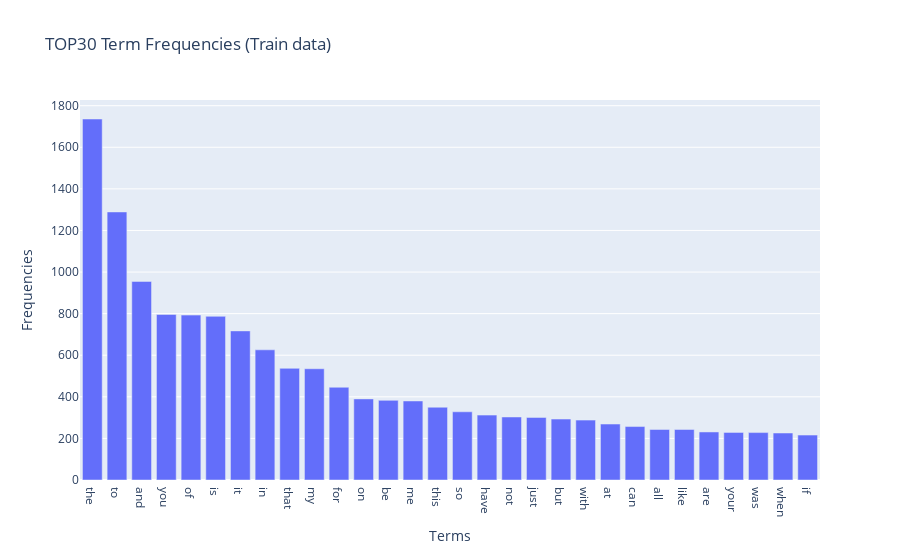

Notebook cell for this chart:
### Code cell
from sklearn.feature_extraction.text import CountVectorizer
import plotly.express as px

#learn the vocabulary and return document-term matrix
count_vect = CountVectorizer()
train_df_counts = count_vect.fit_transform(train_df.text) 

#TOP30 Term Frequencies (Train data)
train_term_frequencies = []
train_counts_arr = train_df_counts.sum(axis=0).tolist()[0]
for j in range(0, train_df_counts.shape[1]):
    train_term_frequencies.append(train_counts_arr[j])

freqDF = pd.DataFrame(count_vect.get_feature_names_out(), columns= ['terms'])
freqDF['frequency'] = train_term_frequencies

# sort
freqDF = freqDF.sort_values(by=['frequency'], ascending=False)

fig = px.bar(freqDF[:30], x=freqDF['terms'][:30], y=freqDF['frequency'][:30], title  = "TOP30 Term Frequencies (Train data)", labels = {'x':'Terms', 'y':'Frequencies'})

fig.show()

### Figure 1 — Plotly figure (JSON) as saved in the notebook; plotly's stock layout.template omitted (floating-point values rounded to 4 significant figures)
{"data": [{"alignmentgroup": "True", "hovertemplate": "Terms=%{x}<br>Frequencies=%{y}<extra></extra>", "legendgroup": "", "marker": {"color": "#636efa", "pattern": {"shape": ""}}, "name": "", "offsetgroup": "", "orientation": "v", "showlegend": false, "textposition": "auto", "type": "bar", "x": ["the", "to", "and", "you", "of", "is", "it", "in", "that", "my", "for", "on", "be", "me", "this", "so", "have", "not", "just", "but", "with", "at", "can", "all", "like", "are", "your", "was", "when", "if"], "xaxis": "x", "y": [1736, 1289, 955, 796, 793, 787, 717, 626, 537, 535, 446, 390, 383, 380, 350, 328, 312, 303, 301, 293, 288, 269, 257, 243, 243, 231, 229, 228, 226, 216], "yaxis": "y"}], "layout": {"barmode": "relative", "legend": {"tracegroupgap": 0}, "title": {"text": "TOP30 Term Frequencies (Train data)"}, "xaxis": {"anchor": "y", "domain": [0, 1], "title": {"text": "Terms"}}, "yaxis": {"anchor": "x", "domain": [0, 1], "title": {"text": "Frequencies"}}}}
